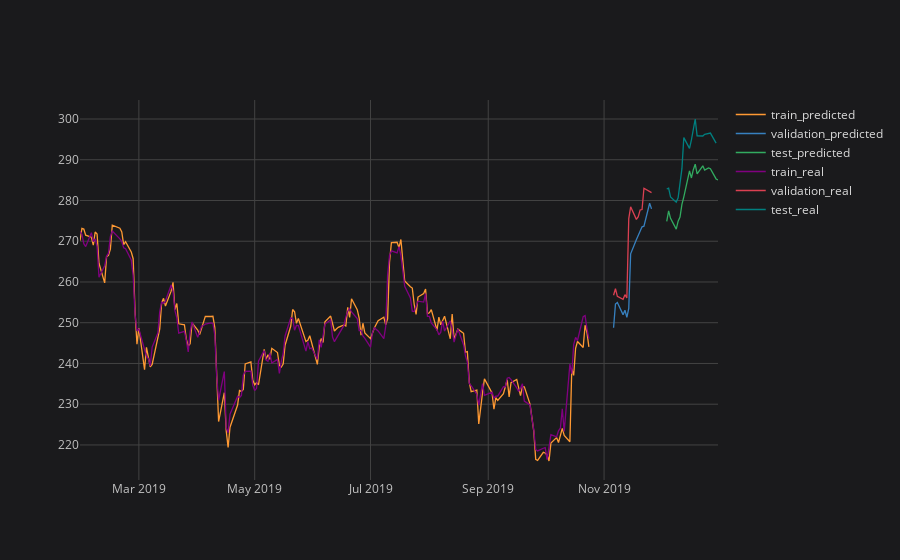

Notebook code for this chart:
### Code cell
# plotting final result
plot_ticker = 'UNH'
plot_feature = target_feature

recompiled_flt.iplot(title=f'{plot_ticker} {plot_feature} {plot_imf}', layout=space)

### Figure 1 — Plotly figure (JSON) as saved in the notebook; plotly's stock layout.template omitted (floating-point values rounded to 4 significant figures; data arrays with more than 128 entries replaced by an {"elided": "..."} marker saying what was removed)
{"data": [{"line": {"color": "rgba(255, 153, 51, 1.0)", "dash": "solid", "shape": "linear", "width": 1.3}, "mode": "lines", "name": "train_predicted", "text": "", "type": "scatter", "x": {"elided": "234 str values"}, "y": {"elided": "234 mixed values"}}, {"line": {"color": "rgba(55, 128, 191, 1.0)", "dash": "solid", "shape": "linear", "width": 1.3}, "mode": "lines", "name": "validation_predicted", "text": "", "type": "scatter", "x": {"elided": "234 str values"}, "y": {"elided": "234 mixed values"}}, {"line": {"color": "rgba(50, 171, 96, 1.0)", "dash": "solid", "shape": "linear", "width": 1.3}, "mode": "lines", "name": "test_predicted", "text": "", "type": "scatter", "x": {"elided": "234 str values"}, "y": {"elided": "234 mixed values"}}, {"line": {"color": "rgba(128, 0, 128, 1.0)", "dash": "solid", "shape": "linear", "width": 1.3}, "mode": "lines", "name": "train_real", "text": "", "type": "scatter", "x": {"elided": "234 str values"}, "y": {"elided": "234 mixed values"}}, {"line": {"color": "rgba(219, 64, 82, 1.0)", "dash": "solid", "shape": "linear", "width": 1.3}, "mode": "lines", "name": "validation_real", "text": "", "type": "scatter", "x": {"elided": "234 str values"}, "y": {"elided": "234 mixed values"}}, {"line": {"color": "rgba(0, 128, 128, 1.0)", "dash": "solid", "shape": "linear", "width": 1.3}, "mode": "lines", "name": "test_real", "text": "", "type": "scatter", "x": {"elided": "234 str values"}, "y": {"elided": "234 mixed values"}}], "layout": {"legend": {"bgcolor": "#1A1A1C", "font": {"color": "#D9D9D9", "size": 12}}, "paper_bgcolor": "#1A1A1C", "plot_bgcolor": "#1A1A1C", "title": {"font": {"color": "#D9D9D9"}, "x": 0.5}, "xaxis": {"gridcolor": "#434343", "showgrid": true, "tickfont": {"color": "#C2C2C2", "size": 12}, "title": {"font": {"color": "#D9D9D9"}}, "zerolinecolor": "#666570"}, "yaxis": {"gridcolor": "#434343", "showgrid": true, "tickfont": {"color": "#C2C2C2", "size": 12}, "title": {"font": {"color": "#D9D9D9"}}, "zerolinecolor": "#666570"}}}
